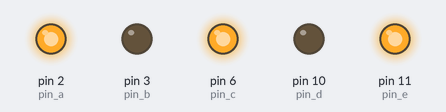
Bench run of a sketch on a simulated Arduino Uno, built with avr-gcc and run on an emulated ATmega328P. On the bench: output pins drawn as LEDs (lit = HIGH).

Above: at 1.5 s.
At 4.5 s:
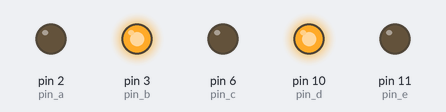
Timing chart, 0 to 7.8 s (numbered marks = the images above):
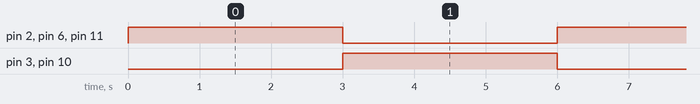

Measured:
- by itself, pin 2 (pin_a), pin 3 (pin_b), pin 6 (pin_c), pin 10 (pin_d), pin 11 (pin_e): alternates HIGH for 3.0 s and LOW for 3.0 s

The sketch:

LoRa-Pinout-Testing.ino
```cpp
int pin_a = 2;
int pin_b = 3;
int pin_c = 6;
int pin_d = 10;
int pin_e = 11;

void setup() {
  pinMode(pin_a, OUTPUT);
  pinMode(pin_b, OUTPUT);
  pinMode(pin_c, OUTPUT);
  pinMode(pin_d, OUTPUT);
  pinMode(pin_e, OUTPUT);
}

void loop() {
  digitalWrite(pin_a, HIGH);
  digitalWrite(pin_b, LOW);
  digitalWrite(pin_c, HIGH);
  digitalWrite(pin_d, LOW);

  digitalWrite(pin_e, HIGH);
  delay(3000);

  digitalWrite(pin_a, LOW);
  digitalWrite(pin_b, HIGH);
  digitalWrite(pin_c, LOW);
  digitalWrite(pin_d, HIGH);

  digitalWrite(pin_e, LOW);
  delay(3000);
}
```
